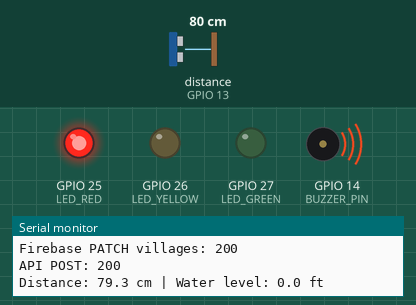
Recording of a sketch running on a simulated ESP32. On the bench: output pins drawn as LEDs (lit = HIGH), buzzer (waves = sounding, pin HIGH), the last lines printed to the serial monitor. Wiring (inferred from the names in the program): ultrasonic range finder: trigger GPIO 12; echo GPIO 13. Inputs (shaded band) come from the test bench; at power-on: distance to the obstacle (sensor on GPIO 13) 80 cm. The echo pulse lasts 58.3 µs per cm; WiFi joins after 1.5 s; servers stay silent unless stated; uploads are accepted with an empty reply; pins used as bus, display or sensor lines are not drawn.

Above: at 2.7 s.
2.8 s: distance to the obstacle (sensor on GPIO 13) set to 9 cm
4.7 s: distance to the obstacle (sensor on GPIO 13) set to 6 cm
At 6.2 s:
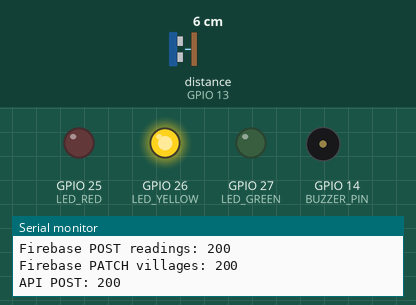
7.0 s: distance to the obstacle (sensor on GPIO 13) set to 3 cm
At 8.7 s:
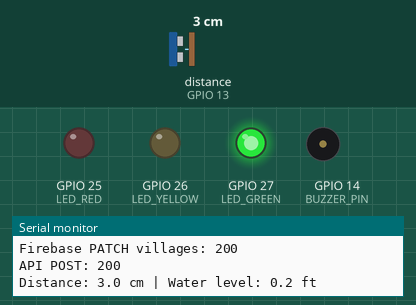
9.0 s: distance to the obstacle (sensor on GPIO 13) set to 18 cm
At 10.5 s:
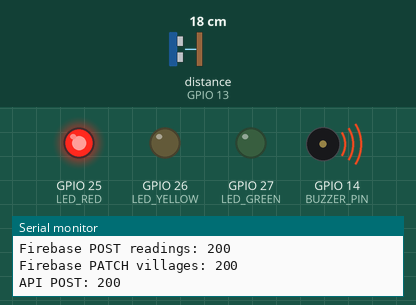
11.0 s: distance to the obstacle (sensor on GPIO 13) set to 2 cm
At 11.9 s:
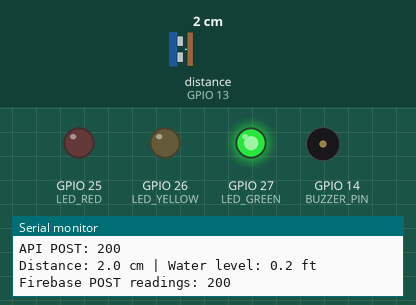
Timing chart, 0 to 14.0 s (numbered marks = the images above; inputs shaded):
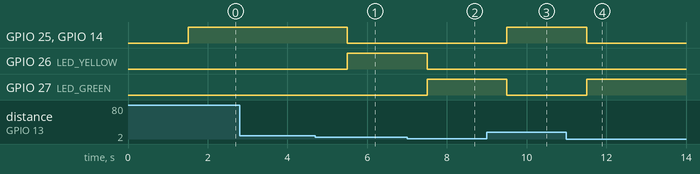

Measured:
- the behaviour switches between 8 and 7 cm on distance to the obstacle (sensor on GPIO 13) (found by bisection; images 0 and 1)
- the behaviour switches between 5 and 4 cm on distance to the obstacle (sensor on GPIO 13) (found by bisection; images 1 and 2)
- after the input at 4.7 s, GPIO 25 (LED_RED), GPIO 14 (BUZZER_PIN): HIGH → LOW after 0.80 s; GPIO 26 (LED_YELLOW): LOW → HIGH after 0.80 s
- after the input at 7.0 s, GPIO 26 (LED_YELLOW): HIGH → LOW after 0.50 s; GPIO 27 (LED_GREEN): LOW → HIGH after 0.50 s
- after the input at 9.0 s, GPIO 25 (LED_RED), GPIO 14 (BUZZER_PIN): LOW → HIGH after 0.51 s; GPIO 27 (LED_GREEN): HIGH → LOW after 0.50 s
- after the input at 11.0 s, GPIO 25 (LED_RED), GPIO 14 (BUZZER_PIN): HIGH → LOW after 0.50 s; GPIO 27 (LED_GREEN): LOW → HIGH after 0.50 s

The sketch:

hydromind_esp32.ino
```cpp
/*
 * HydroMind AI — ESP32 + HC-SR04 Groundwater Sensor
 *
 * Measures water level in a tank/well, sends to Firebase and HydroMind API.
 * Hardware alert: Green (safe) / Yellow (warning) / Red + Buzzer (critical)
 *
 * Wiring:
 *   HC-SR04 TRIG -> GPIO 12
 *   HC-SR04 ECHO -> GPIO 13
 *   Red LED      -> GPIO 25
 *   Green LED    -> GPIO 26
 *   Yellow LED   -> GPIO 27
 *   Buzzer       -> GPIO 14
 *
 * Libraries: WiFi, HTTPClient, ArduinoJson
 */

#include <ArduinoJson.h>
#include <HTTPClient.h>
#include <WiFi.h>

// --- Configuration (update before flashing) ---
const char *WIFI_SSID = "Airtel_saks_8214";
const char *WIFI_PASS = "Air@35822";
const char *FIREBASE_HOST =
    "https://"
    "hydromind-ai-2116e-default-rtdb.asia-southeast1.firebasedatabase.app";
const char *FIREBASE_AUTH = "TaODOBhlleN8cQFI0KksRz6mv5II3hmwQLD3CtfR";
const char *API_URL = "http://192.168.1.11:8080/api/iot/reading";
const char *VILLAGE_ID = "v1";

// Sensor pins
const int TRIG_PIN = 12;
const int ECHO_PIN = 13;
const int LED_RED = 25;
const int LED_GREEN = 27;
const int LED_YELLOW = 26;
const int BUZZER_PIN = 14;

// Tank calibration (cm from sensor to bottom of tank)
const float TANK_DEPTH_CM = 9.2; // 9.2 cm baseline
const float CM_TO_FT = 0.0328084;

// Alert Thresholds (distance from sensor to object/water in cm)
const float DIST_RED_MIN = 7.0;    // >= 8 cm = Red + Buzzer (empty tank)
const float DIST_YELLOW_MIN = 4.0; // 4-8 cm = Yellow (getting full)
// < 5 cm = Green (full tank)

const unsigned long READ_INTERVAL_MS = 1000;

unsigned long lastRead = 0;

void setup() {
  Serial.begin(115200);
  pinMode(TRIG_PIN, OUTPUT);
  pinMode(ECHO_PIN, INPUT);
  pinMode(LED_GREEN, OUTPUT);
  pinMode(LED_YELLOW, OUTPUT);
  pinMode(LED_RED, OUTPUT);
  pinMode(BUZZER_PIN, OUTPUT);

  WiFi.begin(WIFI_SSID, WIFI_PASS);
  Serial.print("Connecting to WiFi");
  while (WiFi.status() != WL_CONNECTED) {
    delay(500);
    Serial.print(".");
  }
  Serial.println("\nWiFi connected");
}

float measureDistanceCm() {
  digitalWrite(TRIG_PIN, LOW);
  delayMicroseconds(2);
  digitalWrite(TRIG_PIN, HIGH);
  delayMicroseconds(10);
  digitalWrite(TRIG_PIN, LOW);

  long duration = pulseIn(ECHO_PIN, HIGH, 30000);
  if (duration == 0)
    return -1;
  return duration * 0.034 / 2.0;
}

float waterLevelFt(float distanceCm) {
  float waterDepthCm = TANK_DEPTH_CM - distanceCm;
  if (waterDepthCm < 0)
    waterDepthCm = 0;
  return waterDepthCm * CM_TO_FT;
}

void setAlert(float distanceCm) {
  digitalWrite(LED_GREEN, LOW);
  digitalWrite(LED_YELLOW, LOW);
  digitalWrite(LED_RED, LOW);
  digitalWrite(BUZZER_PIN, LOW);

  if (distanceCm >= DIST_RED_MIN) {
    digitalWrite(LED_RED, HIGH);
    digitalWrite(BUZZER_PIN, HIGH);
  } else if (distanceCm >= DIST_YELLOW_MIN) {
    digitalWrite(LED_YELLOW, HIGH);
  } else {
    digitalWrite(LED_GREEN, HIGH);
  }
}

void sendToFirebase(float waterLevel) {
  if (WiFi.status() != WL_CONNECTED)
    return;

  HTTPClient http;
  String url = String(FIREBASE_HOST) + "/readings/" + VILLAGE_ID +
               ".json?auth=" + FIREBASE_AUTH;

  JsonDocument doc;
  doc["villageId"] = VILLAGE_ID;
  doc["waterLevel"] = waterLevel;
  doc["sensorId"] = "HC-SR04";
  doc["timestamp"] = millis();

  String payload;
  serializeJson(doc, payload);

  http.begin(url);
  http.addHeader("Content-Type", "application/json");
  int code = http.POST(payload);
  Serial.printf("Firebase POST readings: %d\n", code);
  http.end();

  // Also update the /villages node directly so the dashboard gets the latest state
  String villageUrl = String(FIREBASE_HOST) + "/villages/" + VILLAGE_ID + ".json?auth=" + FIREBASE_AUTH;
  JsonDocument vDoc;
  vDoc["waterLevel"] = waterLevel;
  vDoc["lastReading"] = "live_from_esp32"; // Bypass the backend's strict ISO time check

  String vPayload;
  serializeJson(vDoc, vPayload);

  http.begin(villageUrl);
  http.addHeader("Content-Type", "application/json");
  int vCode = http.PATCH(vPayload);
  Serial.printf("Firebase PATCH villages: %d\n", vCode);
  http.end();
}

void sendToApi(float waterLevel) {
  if (WiFi.status() != WL_CONNECTED)
    return;

  HTTPClient http;
  http.begin(API_URL);
  http.addHeader("Content-Type", "application/json");

  JsonDocument doc;
  doc["villageId"] = VILLAGE_ID;
  doc["waterLevel"] = waterLevel;
  doc["sensorId"] = "HC-SR04";

  String payload;
  serializeJson(doc, payload);

  int code = http.POST(payload);
  Serial.printf("API POST: %d\n", code);
  http.end();
}

void loop() {
  if (millis() - lastRead < READ_INTERVAL_MS)
    return;
  lastRead = millis();

  float dist = measureDistanceCm();
  if (dist < 0) {
    Serial.println("Sensor error");
    return;
  }

  float level = waterLevelFt(dist);
  Serial.printf("Distance: %.1f cm | Water level: %.1f ft\n", dist, level);

  setAlert(dist);
  sendToFirebase(level);
  sendToApi(level);
}
```
